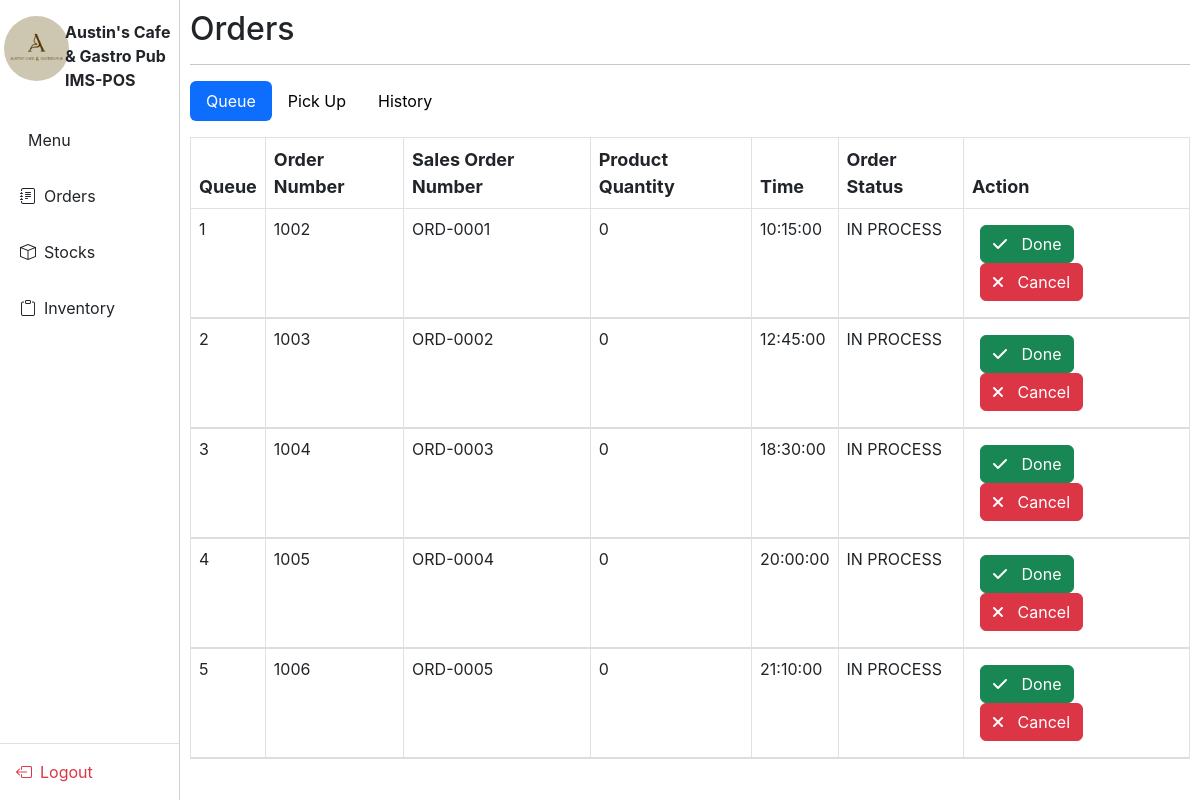
Page /IMS-POS/dump.php on the earlier database version.
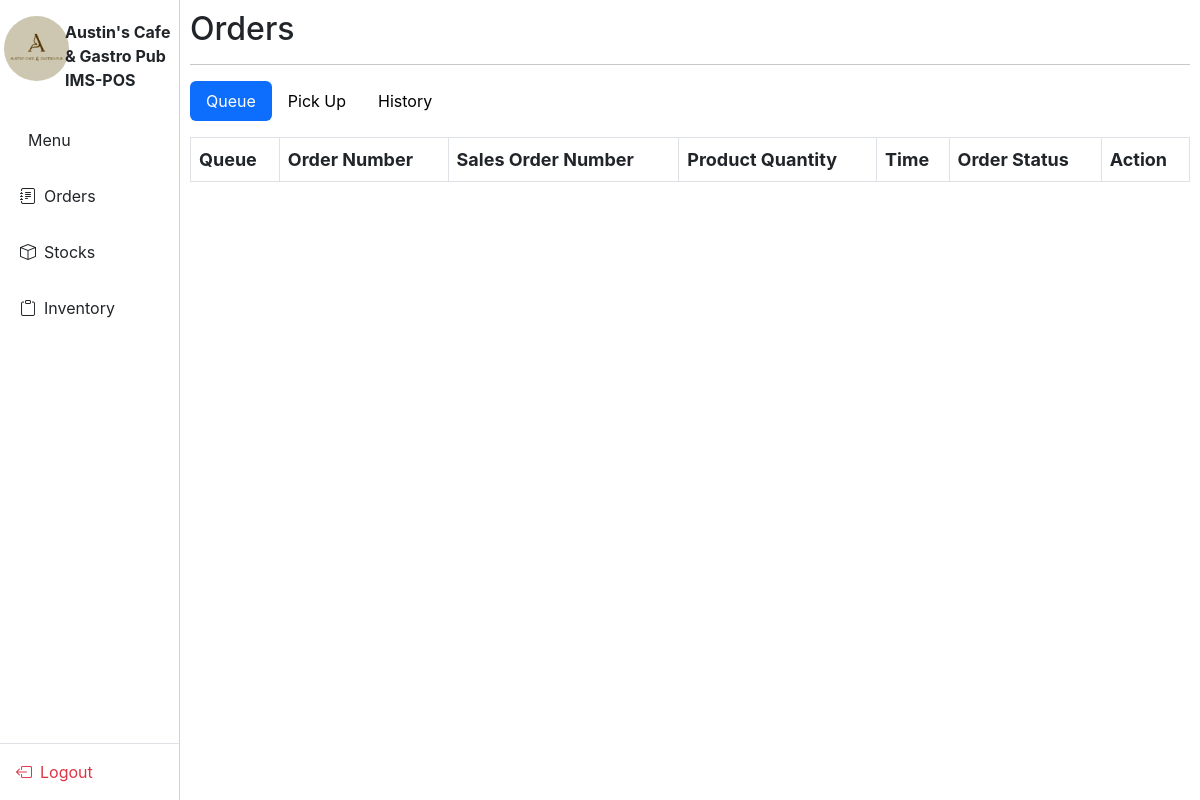
Same page on the later database version.
### tables this page shows
CREATE TABLE IF NOT EXISTS `tbl_orders` (
  `orderID` int(11) NOT NULL AUTO_INCREMENT,
  `orderNumber` int(11) DEFAULT NULL,
  `orderDate` date DEFAULT NULL,
  `orderTime` time DEFAULT NULL,
  `orderClass` enum('Dine In','Take Out') DEFAULT NULL,
  `orderStatus` enum('IN PROCESS','PICKUP','DONE') DEFAULT NULL,
  `salesOrderNumber` int(11) DEFAULT NULL,
  `employeeID` varchar(9) DEFAULT NULL,
  `customerName` varchar(20) DEFAULT NULL,
  `totalAmount` decimal(13,2) DEFAULT NULL,
  `amountPaid` decimal(13,2) DEFAULT NULL,
  `paymentMode` varchar(10) DEFAULT NULL,
  `additionalNotes` varchar(10) DEFAULT NULL,
  PRIMARY KEY (`orderID`),
  KEY `FK_tbl_orders_employees` (`employeeID`),
  KEY `orderNumber` (`orderNumber`),
  CONSTRAINT `FK_tbl_orders_employees` FOREIGN KEY (`employeeID`) REFERENCES `employees` (`Employee_ID`) ON DELETE NO ACTION ON UPDATE NO ACTION
);

### IMS-POS/dump.php (the view, shortened to what this page needs)
<?php
$activeTab = isset($_GET['tab']) ? $_GET['tab'] : 'queue';
?>
<!DOCTYPE html>
<html lang="en">
<head>
  <?php require_once('links.php'); ?>
  <link href="styles/orderCollapse.css" rel="stylesheet" />
  <link href="styles/sideBar.css" rel="stylesheet" />
  <link rel="stylesheet" href="https://cdn.datatables.net/1.11.3/css/jquery.dataTables.min.css" />
  <link rel="stylesheet" href="https://cdnjs.cloudflare.com/ajax/libs/font-awesome/6.0.0/css/all.min.css" />
</head>
<body>
  <?php include 'verticalNav.php'; ?>
  <div class="main-content" id="mainContent">
    <main role="main" class="content">
      <h2>Orders</h2>
      <hr />
      <ul class="nav nav-pills mb-3" id="orderTabs" role="tablist">
        <li class="nav-item">
          <a class="nav-link <?php echo ($activeTab=='queue') ? 'active' : ''; ?>" id="queue-tab" data-toggle="pill" href="#queue" role="tab" aria-controls="queue" aria-selected="<?php echo ($activeTab=='queue') ? 'true' : 'false'; ?>">Queue</a>
        </li>
        <li class="nav-item">
          <a class="nav-link <?php echo ($activeTab=='pickup') ? 'active' : ''; ?>" id="pickup-tab" data-toggle="pill" href="#pickup" role="tab" aria-controls="pickup" aria-selected="<?php echo ($activeTab=='pickup') ? 'true' : 'false'; ?>">Pick Up</a>
        </li>
        <li class="nav-item">
          <a class="nav-link <?php echo ($activeTab=='history') ? 'active' : ''; ?>" id="history-tab" data-toggle="pill" href="#history" role="tab" aria-controls="history" aria-selected="<?php echo ($activeTab=='history') ? 'true' : 'false'; ?>">History</a>
        </li>
      </ul>
      <div class="tab-content" id="orderTabsContent">
        <div class="tab-pane fade <?php echo ($activeTab=='queue') ? 'show active' : ''; ?>" id="queue" role="tabpanel" aria-labelledby="queue-tab">
          <div class="table-container mt-3">
            <table class="table table-bordered">
              <thead>
                <tr>
                  <th>Queue</th>
                  <th>Order Number</th>
                  <th>Sales Order Number</th>
                  <th>Product Quantity</th>
                  <th>Time</th>
                  <th>Order Status</th>
                  <th>Action</th>
                </tr>
              </thead>
              <tbody>
                <?php
                  require_once('../Login/database.php');
                  $queue_orders = $conn->query("
                    SELECT
                    tbl_orders.orderID,
                    tbl_orders.orderNumber,
                    tbl_orders.salesOrderNumber,
                    tbl_orders.orderTime,
                    tbl_orders.orderClass,
                    tbl_orders.orderStatus,
                    tbl_orders.additionalNotes,
                    COALESCE(SUM(tbl_orderItems.productQuantity), 0) AS productQuantity
                    FROM tbl_orders
                    LEFT JOIN tbl_orderItems ON tbl_orders.orderNumber = tbl_orderItems.orderNumber
                    GROUP BY
                    tbl_orders.orderNumber,
                    tbl_orders.salesOrderNumber,
                    tbl_orders.orderTime,
                    tbl_orders.orderClass,
                    tbl_orders.orderStatus
                    HAVING tbl_orders.orderStatus = 'IN PROCESS';
                  ");
                  while ($order = $queue_orders->fetch(PDO::FETCH_ASSOC)) {
                    echo "<tr class='order-row' data-toggle='collapse' data-target='#orderDetails{$order['orderID']}' aria-expanded='false' aria-controls='orderDetails{$order['orderID']}'>
                            <td>{$order['orderID']}</td>
                            <td>{$order['orderNumber']}</td>
                            <td>{$order['salesOrderNumber']}</td>
                            <td>{$order['productQuantity']}</td>
                            <td>{$order['orderTime']}</td>
                            <td>IN PROCESS</td>
                            <td class='p-3'>
                              <button class='btn btn-success'><i class='fas fa-check'></i> Done</button>
                              <button class='btn btn-danger'><i class='fas fa-times'></i> Cancel</button>
                            </td>
                          </tr>";
                    echo "
                    <tr>
                      <td colspan='8' class='p-0'>
                        <div class='collapse order-collapse' id='orderDetails{$order['orderID']}'>
                          <div class='order-details'>
                              <table id='collapsible' class='border-bottom'>
                                  <tr>
                                    <thead>
                                      <th>Order Type</th>
                                      <th>Order Items</th>
                                      <th>Add-Ons</th>
                                      <th colspan='3'>Notes/Remarks</th>
                                    </thead>
                                  </tr>
                                  ";
                                      echo"
                              </table>
                        </div>
                      </div>
                    </td>
                  </tr>";
                  }
                ?>
              </tbody>
            </table>
          </div>
        </div>
      </div>
    </main>
  </div>
</body>
</html>

### IMS-POS/links.php (shortened to what this page needs)
<link href="https://cdn.jsdelivr.net/npm/bootstrap@5.3.3/dist/css/bootstrap.min.css" rel="stylesheet">
    <link rel="stylesheet" href="https://cdn.jsdelivr.net/npm/flatpickr/dist/flatpickr.min.css">
    <link rel='stylesheet' href='https://cdn-uicons.flaticon.com/2.6.0/uicons-regular-rounded/css/uicons-regular-rounded.css'>
    <link rel='stylesheet' href='https://cdn-uicons.flaticon.com/2.6.0/uicons-solid-rounded/css/uicons-solid-rounded.css'>
    <link rel='stylesheet' href='https://cdn-uicons.flaticon.com/2.6.0/uicons-solid-straight/css/uicons-solid-straight.css'>
    <link rel='stylesheet' href='https://cdn-uicons.flaticon.com/2.6.0/uicons-bold-rounded/css/uicons-bold-rounded.css'>
    <link rel='stylesheet' href='https://cdn-uicons.flaticon.com/2.6.0/uicons-thin-rounded/css/uicons-thin-rounded.css'>
    <link href="https://cdn.jsdelivr.net/npm/bootstrap-icons/font/bootstrap-icons.css" rel="stylesheet">
    <link rel="stylesheet" href="https://cdn.datatables.net/2.2.1/css/dataTables.dataTables.css" />
    <link rel="stylesheet" href="https://cdnjs.cloudflare.com/ajax/libs/twitter-bootstrap/5.3.0/css/bootstrap.min.css">
    <link rel="stylesheet" href="https://cdn.datatables.net/2.2.1/css/dataTables.bootstrap5.css">
    <link rel="stylesheet" href="https://cdn.datatables.net/responsive/3.0.3/css/responsive.bootstrap5.css">
    <link rel="stylesheet" href="https://cdn.datatables.net/2.2.1/css/dataTables.dataTables.css">
    <link rel="stylesheet" href="https://cdn.datatables.net/buttons/3.2.0/css/buttons.bootstrap5.css">
    <link href="https://unpkg.com/filepond/dist/filepond.css" rel="stylesheet">
    <link href="https://unpkg.com/filepond-plugin-image-preview/dist/filepond-plugin-image-preview.css" rel="stylesheet">
    <link rel="stylesheet" href="styles/nav.css">
    <link href="styles/POS.css" rel="stylesheet">
    <link href="styles/IMS.CSS" rel="stylesheet">

### IMS-POS/verticalNav.php
<?php
    echo'
<div class="offcanvas offcanvas-start show" id="nav" tabindex="1" data-bs-scroll="true" data-bs-backdrop="false">
        <div class="p-3">
            <div>
            <div class="row">
                <div class="col-md-8 col-xl-4 col-lg-12 p-0">
                    <img src="resources/logo.png" alt="Logo" style="width: 65px; height: 65px; object-fit: cover;" class="rounded-circle">
                </div>
                <div class="col-md-8 col-xl-8 col-lg-12 p-1">
                    <span id="offcanvasScrollingLabel" class="flex-grow-1 w-75" style="font-size: 16px;"><b>Austin\'s Cafe & Gastro Pub IMS-POS</b></span>
                </div>
            </div>
            </div>
        </div>
        <div class="offcanvas-body p-0">
            <ul class="list-group list-group-flush">
                <li class="list-group-item border-0 py-3 d-flex align-items-center">
                    <i class="fi fi-tr-utensils" style="font-size: large;"></i>
                    <a href="menu.php" class="ms-2 text-decoration-none text-dark w-100">Menu</a>
                </li>
                <li class="list-group-item border-0 py-3 d-flex align-items-center">
                    <i class="bi bi-journal-text"></i>
                    <a href="orderQueue_History.php" class="ms-2 text-decoration-none text-dark w-100">Orders</a>
                </li>
                <li class="list-group-item border-0 py-3 d-flex align-items-center">
                    <i class="bi bi-box"></i>
                    <a href="stockPage.php" class="ms-2 text-decoration-none text-dark w-100">Stocks</a>
                </li>
                <li class="list-group-item border-0 py-3 d-flex align-items-center">
                    <i class="bi bi-clipboard"></i>
                    <a href="Inventory_Item-Records.php" class="ms-2 text-decoration-none text-dark w-100">Inventory</a>
                </li>
            </ul>
        </div>
        <div class="offcanvas-footer border-top p-3">
            <a href="/Austin-sIMS-POS/Login/logout.php" class="d-flex align-items-center text-danger text-decoration-none">
                <i class="bi bi-box-arrow-left"></i>
                <span class="ms-2">Logout</span>
            </a>
        </div>
    </div>
    ';
?>

### IMS-POS/styles/nav.css (style rules this page uses)
#nav { position: fixed; width: 15%; }
.list-group-item { border: none; padding: 10px 20px; border-radius: 10px; transition: all 0.3s ease; }

### IMS-POS/styles/POS.css (style rules this page uses)
body { font-family: Inter, Arial; }
#mainContent { position: relative; height: 100vh; width: calc(100% - 15%); left: 15%; padding: 10px; }

### IMS-POS/styles/orderCollapse.css (style rules this page uses)
th { font-size: 18px; }

### IMS-POS/styles/sideBar.css (style rules this page uses)
.fa-solid, .fas { padding-right: 10px !important; }

### IMS-POS/dump.php (style rules this page uses)
.table tbody tr { border-bottom: 1px solid #ddd; }

Differences in the rows shown:
removed tbl_orders: orderID "1", orderNumber "1002", salesOrderNumber "ORD-0001", productQuantity "0", orderTime "10:15:00"
removed tbl_orders: orderID "2", orderNumber "1003", salesOrderNumber "ORD-0002", productQuantity "0", orderTime "12:45:00"
removed tbl_orders: orderID "3", orderNumber "1004", salesOrderNumber "ORD-0003", productQuantity "0", orderTime "18:30:00"
removed tbl_orders: orderID "4", orderNumber "1005", salesOrderNumber "ORD-0004", productQuantity "0", orderTime "20:00:00"
removed tbl_orders: orderID "5", orderNumber "1006", salesOrderNumber "ORD-0005", productQuantity "0", orderTime "21:10:00"
